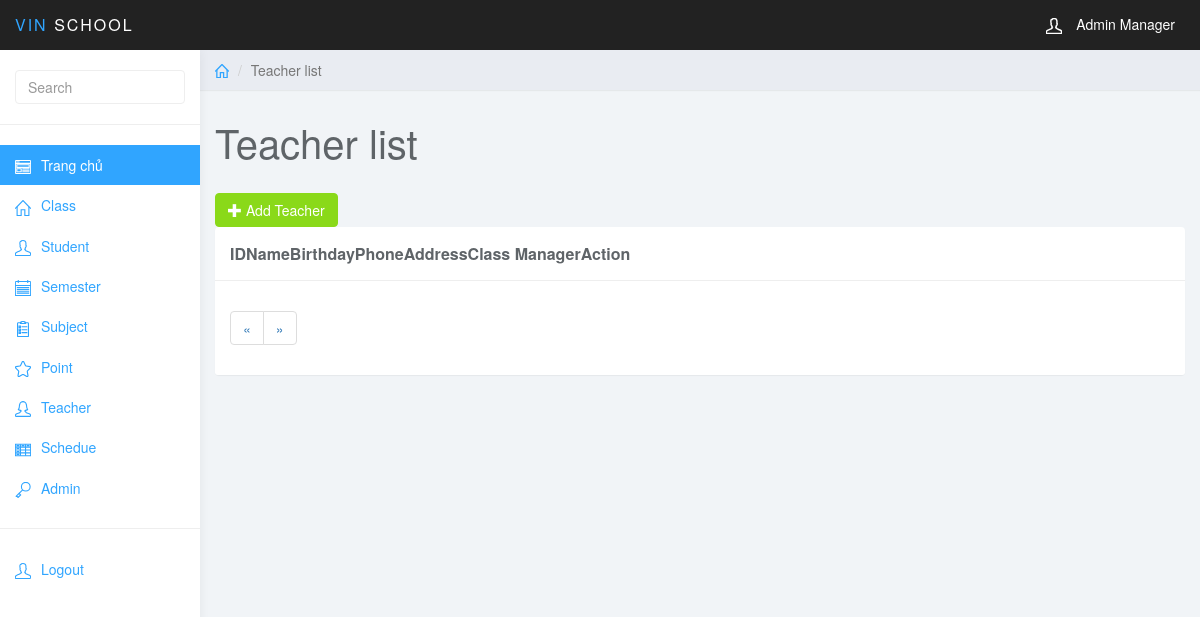
The page /index.php?page_layout=teacher (signed in) on the database as committed earlier.
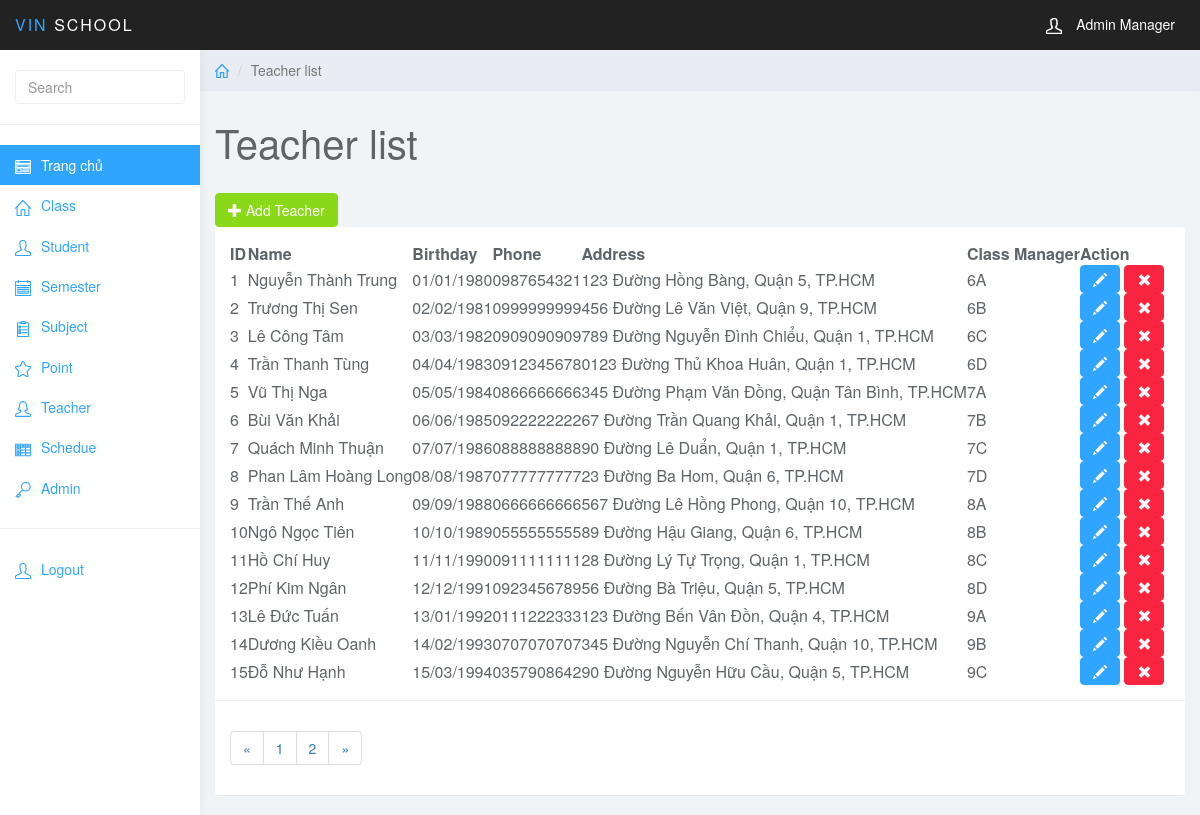
The same page on the database as committed later.
### tables this page shows
CREATE TABLE `teacher` (
  `teacher_id` int(11) NOT NULL,
  `teacher_name` varchar(255) NOT NULL,
  `teacher_email` varchar(255) NOT NULL,
  `teacher_phone` varchar(255) NOT NULL,
  `class_id` int(11) NOT NULL,
  `teacher_address` varchar(255) NOT NULL,
  `teacher_birth_day` varchar(255) NOT NULL
);

CREATE TABLE `class` (
  `class_id` int(11) NOT NULL,
  `class_name` varchar(255) NOT NULL,
  `teacher_id` int(11) NOT NULL
);

### teacher.php (the view)
<div class="col-sm-9 col-sm-offset-3 col-lg-10 col-lg-offset-2 main">
	<div class="row">
		<ol class="breadcrumb">
			<li><a href="#"><svg class="glyph stroked home"><use xlink:href="#stroked-home"></use></svg></a></li>
			<li class="active">Teacher list</li>
		</ol>
	</div>
	<div class="row">
		<div class="col-lg-12">
			<h1 class="page-header">Teacher list</h1>
		</div>
	</div>
	<div id="toolbar" class="btn-group">
           <a href="index.php?page_layout=add_teacher" class="btn btn-success">
               <i class="glyphicon glyphicon-plus"></i> Add Teacher
           </a>
       </div>
	<div class="row">
		<div class="col-lg-12">
			<div class="panel panel-default">
				<div class="panel-body">
                       <table
                           data-toolbar="#toolbar"
                           data-toggle="table">
					    <thead>
					    <tr>
					        <th>ID</th>
					        <th>Name</th>
                               <th>Birthday</th>
                               <th>Phone</th>
                               <th>Address</th>
                               <th>Class Manager</th>
                               <th>Action</th>
					    </tr>
                           </thead>
                           <tbody>
                               <?php
                                   if(isset($_GET["page"])){
                                       $page = $_GET["page"];
                                   }
                                   else{
                                       $page = 1;
                                   }
                                   $rows_per_page = 15;
                                   $per_rows = $page*$rows_per_page - $rows_per_page;
                                   $total_rows = mysqli_num_rows(mysqli_query($conn, "SELECT * FROM teacher"));
                                   $total_pages = ceil($total_rows/$rows_per_page);
                                   $list_pages = '';
                                   $page_prev = $page - 1;
                                   if($page_prev < 1){
                                       $page_prev = 1;
                                   }
                                   $list_pages .= '<li class="page-item"><a class="page-link" href="index.php?page_layout=teacher&page='.$page_prev.'">&laquo;</a></li>';
                                   for($i=1; $i<=$total_pages; $i++){
                                       $list_pages .= '<li class="page-item"><a class="page-link" href="index.php?page_layout=teacher&page='.$i.'">'.$i.'</a></li>';
                                   }
                                   $page_next = $page + 1;
                                   if($page_next > $total_pages){
                                       $page_next = $total_pages;
                                   }
                                   $list_pages .= '<li class="page-item"><a class="page-link" href="index.php?page_layout=teacher&page='.$page_next.'">&raquo;</a></li>';
                                   $sql = "SELECT * FROM teacher
                                           INNER JOIN class
                                           ON teacher.class_id = class.class_id
                                           LIMIT $per_rows, $rows_per_page";
                                   $query = mysqli_query($conn, $sql);
                                   while($row = mysqli_fetch_array($query)){
                               ?>
                               <tr>
                                   <td class="counterCell"></td>
                                   <td style=""><?php echo $row['teacher_name'] ?></td>
                                   <td style=""><?php echo $row['teacher_birth_day'] ?></td>
                                   <td style=""><?php echo $row['teacher_phone'] ?></td>
                                   <td style=""><?php echo $row['teacher_address'] ?></td>
                                   <td style=""><?php echo $row['class_name'] ?></td>
                                   <td class="form-group">
                                       <a href="index.php?page_layout=edit_teacher&teacher_id=<?php echo $row['teacher_id'] ?>" class="btn btn-primary"><i class="glyphicon glyphicon-pencil"></i></a>
                                       <a  onclick="return conf();" href="del_teacher.php?teacher_id=<?php echo $row["teacher_id"];?>" class="btn btn-danger"><i class="glyphicon glyphicon-remove"></i></a>
                                   </td>
                               </tr>
                               <?php
                                   }
                               ?>
                           </tbody>
					</table>
                   </div>
                   <div class="panel-footer">
                       <nav aria-label="Page navigation example">
                           <ul class="pagination">
                               <?php echo $list_pages;?>
                           </ul>
                       </nav>
                   </div>
			</div>
		</div>
	</div>
</div>

Rows that differ between the two databases and show on the page:
added teacher: teacher_name "Nguyễn Thành Trung", teacher_birth_day "01/01/1980", teacher_phone "0987654321", teacher_address "123 Đường Hồng Bàng, Quận 5, TP.HCM", class.class_name "6A"
added teacher: teacher_name "Trương Thị Sen", teacher_birth_day "02/02/1981", teacher_phone "0999999999", teacher_address "456 Đường Lê Văn Việt, Quận 9, TP.HCM", class.class_name "6B"
added teacher: teacher_name "Lê Công Tâm", teacher_birth_day "03/03/1982", teacher_phone "0909090909", teacher_address "789 Đường Nguyễn Đình Chiểu, Quận 1, TP.HCM", class.class_name "6C"
added teacher: teacher_name "Trần Thanh Tùng", teacher_birth_day "04/04/1983", teacher_phone "0912345678", teacher_address "0123 Đường Thủ Khoa Huân, Quận 1, TP.HCM", class.class_name "6D"
added teacher: teacher_name "Vũ Thị Nga", teacher_birth_day "05/05/1984", teacher_phone "0866666666", teacher_address "345 Đường Phạm Văn Đồng, Quận Tân Bình, TP.HCM", class.class_name "7A"
added teacher: teacher_name "Bùi Văn Khải", teacher_birth_day "06/06/1985", teacher_phone "0922222222", teacher_address "67 Đường Trần Quang Khải, Quận 1, TP.HCM", class.class_name "7B"
added teacher: teacher_name "Quách Minh Thuận", teacher_birth_day "07/07/1986", teacher_phone "0888888888", teacher_address "90 Đường Lê Duẩn, Quận 1, TP.HCM", class.class_name "7C"
added teacher: teacher_name "Phan Lâm Hoàng Long", teacher_birth_day "08/08/1987", teacher_phone "0777777777", teacher_address "23 Đường Ba Hom, Quận 6, TP.HCM", class.class_name "7D"
added teacher: teacher_name "Trần Thế Anh", teacher_birth_day "09/09/1988", teacher_phone "0666666666", teacher_address "567 Đường Lê Hồng Phong, Quận 10, TP.HCM", class.class_name "8A"
added teacher: teacher_name "Ngô Ngọc Tiên", teacher_birth_day "10/10/1989", teacher_phone "0555555555", teacher_address "89 Đường Hậu Giang, Quận 6, TP.HCM", class.class_name "8B"
added teacher: teacher_name "Hồ Chí Huy", teacher_birth_day "11/11/1990", teacher_phone "0911111111", teacher_address "28 Đường Lý Tự Trọng, Quận 1, TP.HCM", class.class_name "8C"
added teacher: teacher_name "Phí Kim Ngân", teacher_birth_day "12/12/1991", teacher_phone "0923456789", teacher_address "56 Đường Bà Triệu, Quận 5, TP.HCM", class.class_name "8D"
added teacher: teacher_name "Lê Đức Tuấn", teacher_birth_day "13/01/1992", teacher_phone "0111222333", teacher_address "123 Đường Bến Vân Đồn, Quận 4, TP.HCM", class.class_name "9A"
added teacher: teacher_name "Dương Kiều Oanh", teacher_birth_day "14/02/1993", teacher_phone "0707070707", teacher_address "345 Đường Nguyễn Chí Thanh, Quận 10, TP.HCM", class.class_name "9B"
added teacher: teacher_name "Đỗ Như Hạnh", teacher_birth_day "15/03/1994", teacher_phone "0357908642", teacher_address "90 Đường Nguyễn Hữu Cầu, Quận 5, TP.HCM", class.class_name "9C"
Other text that changed with them:
new list line: "1"
new list line: "2"
